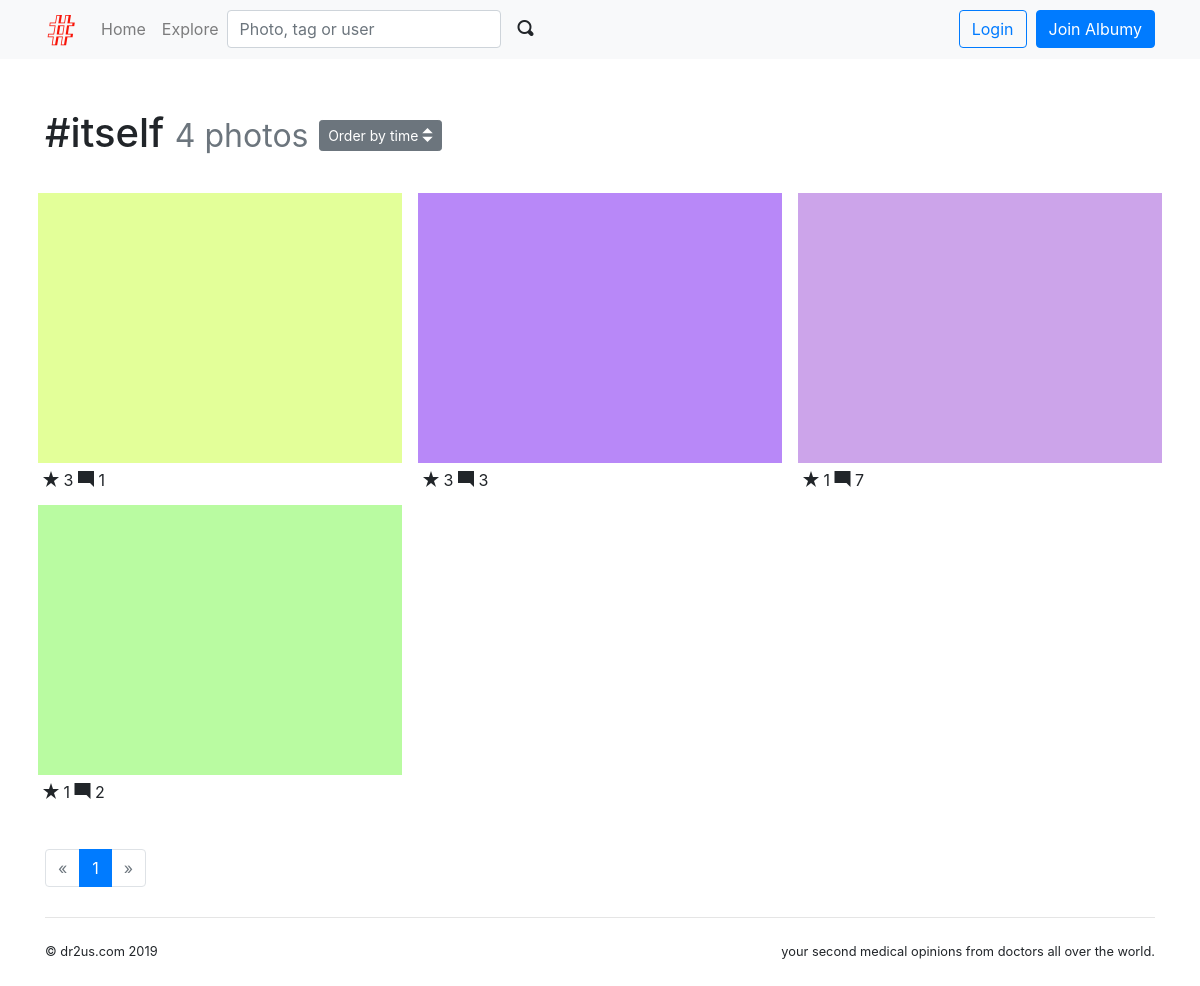
Page /tag/1 on the earlier database version.
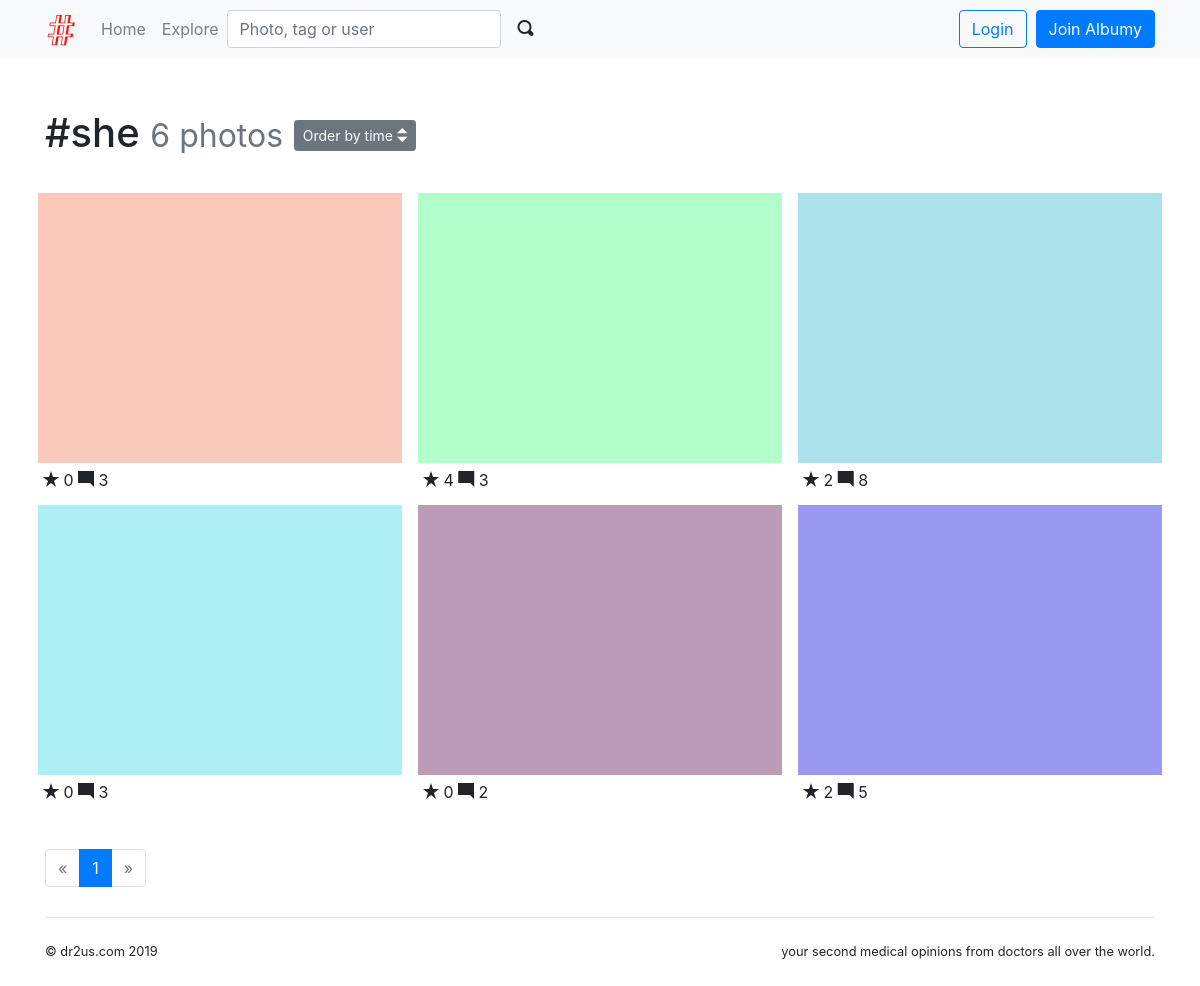
Same page on the later database version.
### albumy/models.py (models this page shows)
@whooshee.register_model('name')
class Tag(db.Model):
    id = db.Column(db.Integer, primary_key=True)
    name = db.Column(db.String(64), index=True, unique=True)
    photos = db.relationship('Photo', secondary=tagging, back_populates='tags')

@whooshee.register_model('description')
class Photo(db.Model):
    id = db.Column(db.Integer, primary_key=True)
    description = db.Column(db.String(500))
    filename = db.Column(db.String(64))
    filename_s = db.Column(db.String(64))
    filename_m = db.Column(db.String(64))
    timestamp = db.Column(db.DateTime, default=datetime.utcnow, index=True)
    can_comment = db.Column(db.Boolean, default=True)
    flag = db.Column(db.Integer, default=0)
    author_id = db.Column(db.Integer, db.ForeignKey('user.id'))
    rates = db.relationship('Rate', foreign_keys=[Rate.rater_photo_id], back_populates='rater_photo', cascade='all',
                            lazy='dynamic')  # get the rate data that are given by this photo user
    author = db.relationship('User', back_populates='photos')
    comments = db.relationship('Comment', back_populates='photo', cascade='all')
    collectors = db.relationship('Collect', back_populates='collected', cascade='all')
    tags = db.relationship('Tag', secondary=tagging, back_populates='photos')
    invites = db.relationship('Invite', foreign_keys=[Invite.photo_id], back_populates='photo', cascade='all',
                              lazy='dynamic')

### albumy/blueprints/main.py (the view)
@main_bp.route('/tag/<int:tag_id>', defaults={'order': 'by_time'})
@main_bp.route('/tag/<int:tag_id>/<order>')
def show_tag(tag_id, order):
    tag = Tag.query.get_or_404(tag_id)
    page = request.args.get('page', 1, type=int)
    per_page = current_app.config['ALBUMY_PHOTO_PER_PAGE']
    order_rule = 'time'
    pagination = Photo.query.with_parent(tag).order_by(Photo.timestamp.desc()).paginate(page, per_page)
    photos = pagination.items
    if order == 'by_collects':
        photos.sort(key=lambda x: len(x.collectors), reverse=True)
        order_rule = 'collects'
    return render_template('main/tag.html', tag=tag, pagination=pagination, photos=photos, order_rule=order_rule)

### albumy/__init__.py (called while the page is built)
def register_template_context(app):
    @app.context_processor
    def make_template_context():
        if current_user.is_authenticated:
            notification_count = Notification.query.with_parent(current_user).filter_by(is_read=False).count()
        else:
            notification_count = None
        return dict(notification_count=notification_count)

### albumy/extensions.py (called while the page is built)
    def can(self, permission_name):
        return False

### albumy/templates/main/tag.html (shortened to what this page needs)
{% extends 'base.html' %}
{% from 'bootstrap/pagination.html' import render_pagination %}
{% from 'bootstrap/form.html' import render_form %}
{% from 'macros.html' import photo_card with context %}
{% block content %}
    <div class="page-header">
        <h1>#{{ tag.name }}
            <small class="text-muted">{{ tag.photos|length }} photos</small>
            <span class="dropdown">
            <button class="btn btn-secondary btn-sm" type="button" id="dropdownMenuButton" data-toggle="dropdown"
                    aria-haspopup="true" aria-expanded="false">
                Order by {{ order_rule }} <span class="oi oi-elevator"></span>
            </button>
        </span>
        </h1>
    </div>
    <div class="row">
        {% for photo in photos %}
            {{ photo_card(photo) }}
        {% endfor %}
    </div>
    <div class="page-footer">
        {{ render_pagination(pagination, align='center') }}
    </div>
{% endblock %}

### albumy/templates/macros.html (shortened to what this page needs)
{% macro photo_card(photo) %}
    <div class="photo-card card">
        <a class="card-thumbnail" href="{{ url_for('main.show_photo', photo_id=photo.id) }}">
            <img class="card-img-top portrait" src="{{ url_for('main.get_image', filename=photo.filename_s) }}">
        </a>
        <div class="card-body">
            <span class="oi oi-star"></span> {{ photo.collectors|length }}
            <span class="oi oi-comment-square"></span> {{ photo.comments|length }}
        </div>
    </div>
{% endmacro %}

Differences in the rows shown:
no longer on this page (row edited): Photo: filename_s (picture), collectors|length "3", comments|length "1"
no longer on this page (row edited): Photo: filename_s (picture), collectors|length "3", comments|length "3"
no longer on this page (row edited): Photo: filename_s (picture), collectors|length "1", comments|length "7"
no longer on this page (row edited): Photo: filename_s (picture), collectors|length "1", comments|length "2"
changed Tag: name "itself" → "she"
now on this page (row edited): Photo: filename_s (picture), collectors|length "0", comments|length "3"
now on this page (row edited): Photo: filename_s (picture), collectors|length "4", comments|length "3"
now on this page (row edited): Photo: filename_s (picture), collectors|length "2", comments|length "8"
now on this page (row edited): Photo: filename_s (picture), collectors|length "0", comments|length "3"
now on this page (row edited): Photo: filename_s (picture), collectors|length "0", comments|length "2"
now on this page (row edited): Photo: filename_s (picture), collectors|length "2", comments|length "5"
Other differences:
{{ tag.photos|length }}: "4" → "6"
